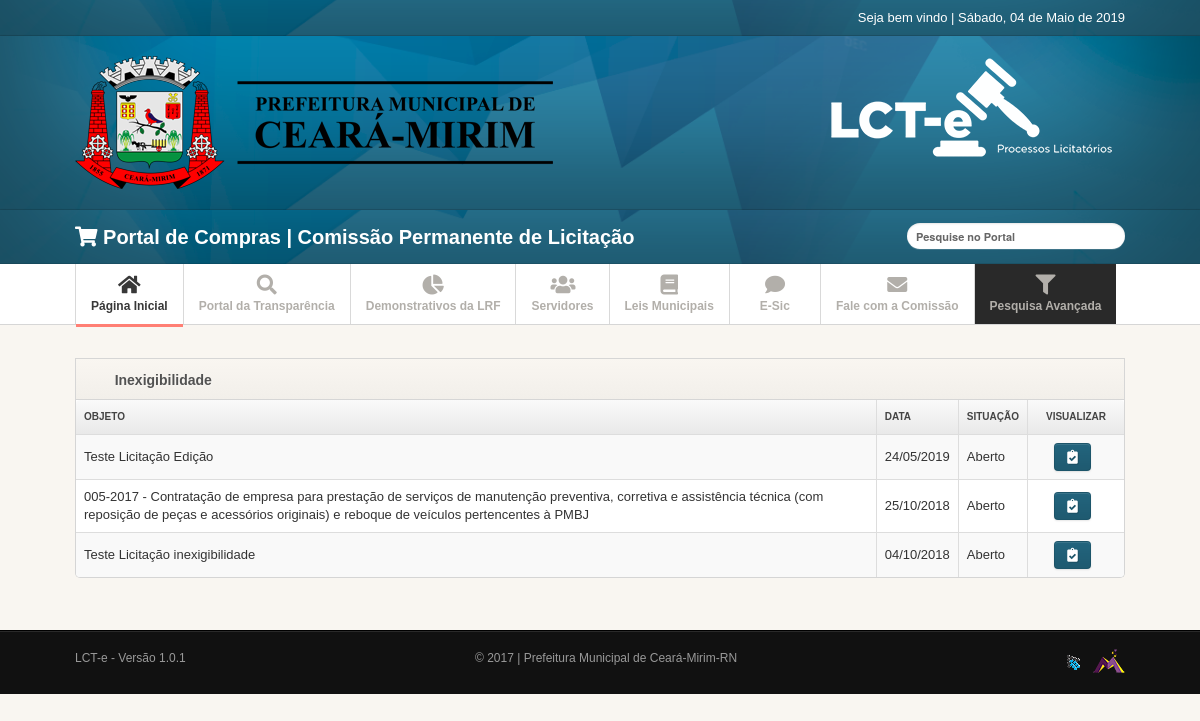
The page /licitacao/inexigibilidade on the database its author committed.
### tables this page shows
CREATE TABLE `edital_tipo` (
  `id` int(11) NOT NULL,
  `tipo` varchar(255) NOT NULL,
  `pasta` varchar(300) NOT NULL
);

CREATE TABLE `editais` (
  `id` int(11) NOT NULL,
  `ano` year(4) NOT NULL,
  `id_tipo` int(11) NOT NULL,
  `lei` varchar(500) NOT NULL,
  `dataRetirada` date DEFAULT NULL,
  `horaCertame` time DEFAULT NULL,
  `dataCertame` date NOT NULL,
  `descricao` text NOT NULL,
  `link_aviso` varchar(300) DEFAULT NULL,
  `link_edital` varchar(300) DEFAULT NULL,
  `termo_adesao` varchar(220) DEFAULT NULL,
  `contrato` varchar(220) DEFAULT NULL,
  `created` date DEFAULT NULL,
  `id_situacao` int(11) NOT NULL,
  `tags` varchar(300) NOT NULL,
  `dia` varchar(2) NOT NULL,
  `mes` varchar(300) NOT NULL
);

CREATE TABLE `edital_situacao` (
  `id` int(11) NOT NULL,
  `situacao` varchar(255) NOT NULL
);

### backoffice/cpanel/app/Class/Url.class.php (called while the page is built, shortened)
<?php
class Url
{
    private static $url = null;
    private static $baseUrl = null;
    public static function getURL( $id )
    {
        if( isset( self::$url[ $id ] ) )
            return addslashes(self::$url[ $id ]);
        return null;
    }
    public static function getBase()
    {
        if( self::$baseUrl != null )
            return self::$baseUrl;
        $startUrl = strlen( $_SERVER["DOCUMENT_ROOT"] );
        $excludeUrl = substr( $_SERVER["SCRIPT_FILENAME"], $startUrl, -9 );
        if( $excludeUrl[0] == "/" )
            self::$baseUrl = $excludeUrl;
        else
            self::$baseUrl = "/" . $excludeUrl;
        return self::$baseUrl;
    }
    private static function getURLList()
    {
        $startUrl = strlen( $_SERVER["DOCUMENT_ROOT"] ) -1;
        $excludeUrl = substr( $_SERVER["SCRIPT_FILENAME"], $startUrl, -10 );
        $request = $_SERVER['REQUEST_URI'];
        $request = substr( $request, strlen( $excludeUrl ) );
        $urlTmp = explode("?", $request);
        $request = $urlTmp[ 0 ];
        $urlExplodida = explode("/", $request);
        $retorna = array();
        for($a = 0; $a <= count($urlExplodida); $a ++)
        {
            if(isset($urlExplodida[$a]) AND $urlExplodida[$a] != "")
            {
                array_push($retorna, $urlExplodida[$a]);
            }
        }
        self::$url = $retorna;
    }
}
?>

### backoffice/cpanel/app/Class/Licitacao.class.php (called while the page is built, shortened)
<?php
class Licitacao {
    public static function getLicitacoesPorTipo($options,$limit=null){
        $read = new Read();
        $read->getLicitacoes("$options ORDER BY e.created ASC $limit");
        return $read->getResult();
    }
    public static function getNameTipo($pasta){
        $read = new Read();
        $read->ExeRead('edital_tipo','where pasta = "'.$pasta.'"');
        foreach($read->getResult() as $dados){
            extract($dados);
            return $tipo;
        }
    }
}

### backoffice/cpanel/app/Conn/Conn.class.php (called while the page is built)
<?php
abstract class Conn {
    private static $Host = HOST;
    private static $User = USER;
    private static $Pass = PASS;
    private static $Bd = BD;
    private static $Connect = null;
    private static function Conectar() {
        try {
            if (self::$Connect == null):
                self::$Connect = new PDO('mysql:host=' . self::$Host . ';dbname=' . self::$Bd, self::$User, self::$Pass);
            endif;
        } catch (PDOException $e) {
            echo 'Message: ' . $e->getMessage();
            die;
        }
        self::$Connect->setAttribute(PDO::ATTR_ERRMODE, PDO::ERRMODE_EXCEPTION);
        return self::$Connect;
    }
    protected static function getConn() {
        return self::Conectar();
    }
}

### backoffice/cpanel/app/Conn/Read.class.php (called while the page is built, shortened)
<?php
class Read extends Conn {
    private $Select;
    private $Result;
    private $Read;
    public function ExeRead($Tabela, $Termos = null, $ParseString = null) {
        $this->Select = "SELECT * FROM {$Tabela} {$Termos}";
        $this->Execute();
    }
    public function getLicitacoes($Termos = null) {
        $this->Select = 'SELECT e.id, e.ano, e.lei, e.id_tipo, e.dataRetirada, e.horaCertame, e.dataCertame, e.descricao, e.link_aviso, e.link_edital, e.termo_adesao, e.contrato, e.created, e.tags, e.dia, e.mes, el.tipo as tipo_edital, el.pasta, els.situacao FROM editais e inner join edital_tipo el on e.id_tipo = el.id inner join edital_situacao els on e.id_situacao = els.id '.$Termos;
        $this->ExecuteSQL();
    }
    public function getResult() {
        return $this->Result;
    }
    private function Connect() {
        $this->Conn = parent::getConn();
        $this->Read = $this->Conn->prepare($this->Select);
        $this->Read->setFetchMode(PDO::FETCH_ASSOC);
    }
    private function Execute() {
        $this->Connect();
        try {
            $this->Read->execute();
            $this->Result = $this->Read->fetchAll();
        } catch (PDOException $e) {
            $this->Result = null;
            echo 'Message: ' . $e->getMessage();
        }
    }
    private function ExecuteSQl() {
        $this->Connect();
        try {
            $this->Read->execute();
            $this->Result = $this->Read->fetchAll();
        } catch (PDOException $e) {
            $this->Result = null;
            echo 'Message: ' . $e->getMessage();
        }
    }
}

### public/views/licitacao.php (the view)
      <div class="row">
        <div class="span12">
          <div class="widget widget-table action-table">
            <div class="widget-header"> <i class="icon-group"></i>
              <h3><?php echo Licitacao::getNameTipo(Url::getURL(1)); ?></h3>
            </div>
            <div class="widget-content">
              <table class="table table-striped table-bordered">
                <thead>
                  <tr>
                    <th> OBJETO </th>
                    <th> DATA</th>
                    <th> SITUAÇÃO</th>
                    <th class="td-actions"> VISUALIZAR </th>
                  </tr>
                </thead>
                <tbody>
                    <?php
                    foreach(Licitacao::getLicitacoesPorTipo('where el.pasta = "'.Url::getURL(1).'"') as $dados){
                      extract($dados);
                    ?>
                   <tr>
                      <td><?php echo $descricao; ?></td>
                      <td><?php echo date('d/m/Y', strtotime($dataCertame)); ?></td>
					            <td><?php echo $situacao; ?></td>
					            <td class="td-actions">
                        <a
                        href="<?php echo Url::getBase() ?>licitacao-view/<?php echo $pasta.'/'.$id; ?>"
                        class="btn  btn-success"><i class="fa fa-clipboard-check"></i></a>
                      </td>
                   </tr>
                  <?php } ?>
                </tbody>
              </table>
            </div>
          </div>
      </div>
    </div>
</div>

### public/css/style.css (style rules this page uses)
body { background: #f9f6f1; font: 13px/1.7em 'arial'; }
.table td { vertical-align: middle; }
.table-bordered th { background: #E9E9E9; background:-moz-linear-gradient(top, #FAFAFA 0%, #E9E9E9 100%); background:-webkit-gradient(linear, left top, left bottom, color-stop(0%,#FAFAFA), color-stop(100%,#E9E9E9)); background:-webkit-linear-gradient(top, #FAFAFA 0%,#E9E9E9 100%); background:-o-linear-gradient(top, #FAFAFA 0%,#E9E9E9 100%); background:-ms-linear-gradient(top, #FAFAFA 0%,#E9E9E9 100%); background:linear-gradient(top, #FAFAFA 0%,#E9E9E9 100%); filter: progid:DXImageTransform.Microsoft.gradient(startColorstr='#FAFAFA', endColorstr='#E9E9E9'); -ms-filter: "progid:DXImageTransform.Microsoft.gradient(startColorstr='#FAFAFA', endColorstr='#E9E9E9')"; font-size: 10px; color: #444; text-transform: uppercase; }
.widget { position: relative; clear: both; width: auto; margin-bottom: 2em; overflow: hidden; }
.widget-header { position: relative; height: 40px; line-height: 40px; background: #f9f6f1; background:-moz-linear-gradient(top, #f9f6f1 0%, #f2efea 100%); background:-webkit-gradient(linear, left top, left bottom, color-stop(0%,#f9f6f1), color-stop(100%,#f2efea)); background:-webkit-linear-gradient(top, #f9f6f1 0%,#f2efea 100%); background:-o-linear-gradient(top, #f9f6f1 0%,#f2efea 100%); background:-ms-linear-gradient(top, #f9f6f1 0%,#f2efea 100%); background:linear-gradient(top, #f9f6f1 0%,#f2efea 100%); filter: progid:DXImageTransform.Microsoft.gradient(startColorstr='#f9f6f1', endColorstr='#f2efea'); -ms-filter: "progid:DXImageTransform.Microsoft.gradient(startColorstr='#f9f6f1', endColorstr='#f2efea')"; border: 1px solid #d6d6d6; -webkit-background-clip: padding-box; }
.widget-header h3 { position: relative; top: 2px; left: 10px; display: inline-block; margin-right: 3em; font-size: 14px; font-weight: 800; color: #525252; line-height: 18px; text-shadow: 1px 1px 2px rgba(255,255,255,.5); }
.widget-header [class^="icon-"], .widget-header [class*=" icon-"] { display: inline-block; margin-left: 13px; margin-right: -2px; font-size: 16px; color: #555; vertical-align: middle; }
.widget-content { padding: 5px 5px 5px; background: #FFF; border: 1px solid #D5D5D5; -moz-border-radius: 5px; -webkit-border-radius: 5px; border-radius: 5px; }
.widget-header+.widget-content { border-top: none; -webkit-border-top-left-radius: 0; -webkit-border-top-right-radius: 0; -moz-border-radius-topleft: 0; -moz-border-radius-topright: 0; border-top-left-radius: 0; border-top-right-radius: 0; }
.widget-content:before, .widget-content:after { content:""; display:table; }
.widget-content:after { clear:both; }
.widget-content { zoom:1; }
.widget-table .widget-content { padding: 0; }
.widget-table .table { margin-bottom: 0; border: none; }
.widget-table .table tr td:first-child { border-left: none; }
.widget-table .table tr th:first-child { border-left: none; }
.btn-success { background-color: #22647d; }

### public/css/pages/dashboard.css (style rules this page uses)
.action-table .td-actions { width: 80px; text-align: center; }
.action-table .td-actions .btn { margin-right: .5em; }
.action-table .td-actions .btn:last-child { margin-rigth: 0; }

### rows shown on the page
edital_tipo: tipo "Inexigibilidade"
editais: descricao "Teste Licitação Edição", dataCertame "24/05/2019", id_situacao.situacao "Aberto"
editais: descricao "005-2017 - Contratação de empresa para prestação de serviços de manutenção preventiva, corretiva e assistência técnica (com reposição de peças e acessórios originais) e reboque de veículos pertencentes à PMBJ", dataCertame "25/10/2018", id_situacao.situacao "Aberto"
editais: descricao "Teste Licitação inexigibilidade", dataCertame "04/10/2018", id_situacao.situacao "Aberto"

### other values the page prints
Data::getDataExtenso() "Sábado, 04 de Maio de 2019"
